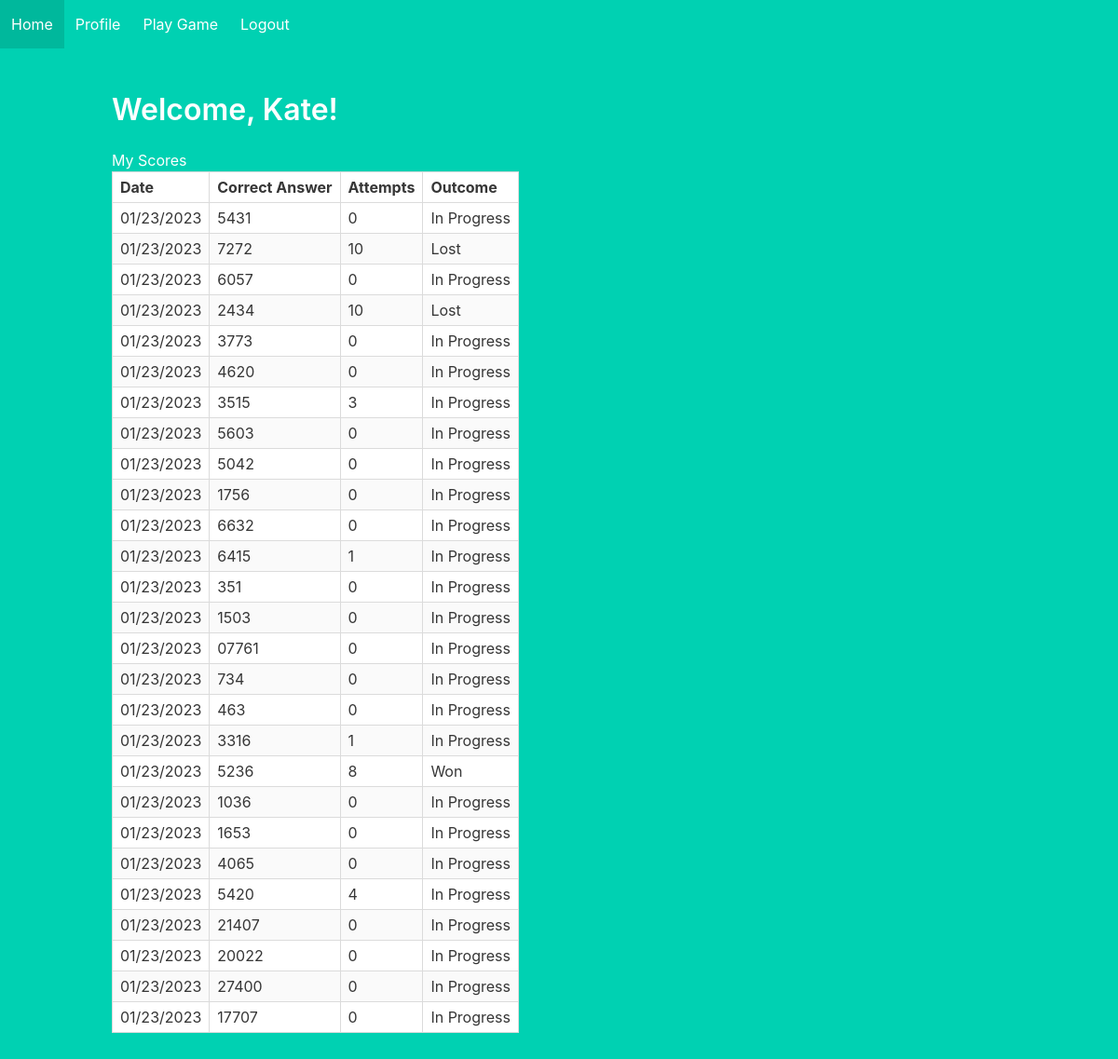
The app's page /profile (signed in) with its own data.
### project/models.py (models this page shows)
class User(UserMixin, db.Model):
    id = db.Column(db.Integer, primary_key=True) # primary keys are required by SQLAlchemy
    email = db.Column(db.String(100), unique=True)
    password = db.Column(db.String(100))
    name = db.Column(db.String(1000))
    current_game = db.Column(db.Integer)

class CurrentGame(db.Model):
	id = db.Column(db.Integer, primary_key=True)# primary keys are required by SQLAlchemy
	date = db.Column(db.String(100))
	correct_answer = db.Column(db.String(100))
	user_email = db.Column(db.String(100))
	status = db.Column(db.String(100))
	attempt = db.Column(db.Integer)
	max_attempts = db.Column(db.Integer)

### project/main.py (the view)
@main.route('/profile')
@login_required
def profile():
	game_records = CurrentGame.query.filter_by(user_email= current_user.email)
	return render_template('profile.html', name=current_user.name, game_records=game_records)

### project/__init__.py (called while the page is built)
def create_app():
    app = Flask(__name__)
    app.config['SECRET_KEY'] = 'secret-key-goes-here'
    app.config['SQLALCHEMY_DATABASE_URI'] = 'sqlite:///db.sqlite'
    db.init_app(app)
    db.init_app(app)
    login_manager = LoginManager()
    login_manager.login_view = 'auth.login'
    login_manager.init_app(app)
    from .models import User
    @login_manager.user_loader
    def load_user(user_id):
        return User.query.get(int(user_id))
    from . import models
    with app.app_context():
        db.create_all()
    from .auth import auth as auth_blueprint
    app.register_blueprint(auth_blueprint)
    from .main import main as main_blueprint
    app.register_blueprint(main_blueprint)
    return app

### project/templates/profile.html
{% extends "base.html" %}
{% block content %}
<h1 class="title">
  Welcome, {{ name }}!
</h1>
<h1 id="scores">
	My Scores
</h1>
 	<table id="data" class="table is-bordered is-striped is-narrow is-hoverable">
    <thead>
      <tr>
        <th>Date</th>
        <th>Correct Answer</th>
        <th>Attempts</th>
        <th>Outcome</th>
      </tr>
    </thead>
    <tbody>
      {% for n in game_records %}
        <tr>
          <td>{{ n.date }}</td>
          <td>{{ n.correct_answer }}</td>
          <td>{{ n.attempt }}</td>
          <td>{{ n.status }}</td>
        </tr>
      {% endfor %}
    </tbody>
  </table>
{% endblock %}

### project/templates/base.html (shortened to what this page needs)
<!DOCTYPE html>
<html>
<head>
    <link rel="stylesheet" href="https://cdnjs.cloudflare.com/ajax/libs/bulma/0.7.2/css/bulma.min.css" />
</head>
<body>
    <section class="hero is-primary is-fullheight">
        <div class="hero-head">
            <nav class="navbar">
                    <div class="navbar-brand">
                            <a href="{{ url_for('main.index') }}" class="navbar-item">
                                Home
                            </a>
                             {% if current_user.is_authenticated %}
    <a href="{{ url_for('main.profile') }}" class="navbar-item">
        Profile
    </a>
    <a href="{{ url_for('main.game_menu') }}" class="navbar-item">
        Play Game
    </a>
    {% endif %}
    {% if current_user.is_authenticated %}
    <a href="{{ url_for('auth.logout') }}" class="navbar-item">
        Logout
    </a>
    {% endif %}
                        </div>
                    </div>
        <div class="hero-body">
            <div class="container">
               {% block content %}
               {% endblock %}
            </div>
        </div>
    </section>
</body>
</html>

### records on screen
User: name "Kate"
CurrentGame: date "01/23/2023", correct_answer "5431", attempt "0", status "In Progress"
CurrentGame: date "01/23/2023", correct_answer "7272", attempt "10", status "Lost"
CurrentGame: date "01/23/2023", correct_answer "6057", attempt "0", status "In Progress"
CurrentGame: date "01/23/2023", correct_answer "2434", attempt "10", status "Lost"
CurrentGame: date "01/23/2023", correct_answer "3773", attempt "0", status "In Progress"
CurrentGame: date "01/23/2023", correct_answer "4620", attempt "0", status "In Progress"
CurrentGame: date "01/23/2023", correct_answer "3515", attempt "3", status "In Progress"
CurrentGame: date "01/23/2023", correct_answer "5603", attempt "0", status "In Progress"
CurrentGame: date "01/23/2023", correct_answer "5042", attempt "0", status "In Progress"
CurrentGame: date "01/23/2023", correct_answer "1756", attempt "0", status "In Progress"
CurrentGame: date "01/23/2023", correct_answer "6632", attempt "0", status "In Progress"
CurrentGame: date "01/23/2023", correct_answer "6415", attempt "1", status "In Progress"
CurrentGame: date "01/23/2023", correct_answer "351", attempt "0", status "In Progress"
CurrentGame: date "01/23/2023", correct_answer "1503", attempt "0", status "In Progress"
CurrentGame: date "01/23/2023", correct_answer "07761", attempt "0", status "In Progress"
CurrentGame: date "01/23/2023", correct_answer "734", attempt "0", status "In Progress"
CurrentGame: date "01/23/2023", correct_answer "463", attempt "0", status "In Progress"
CurrentGame: date "01/23/2023", correct_answer "3316", attempt "1", status "In Progress"
CurrentGame: date "01/23/2023", correct_answer "5236", attempt "8", status "Won"
CurrentGame: date "01/23/2023", correct_answer "1036", attempt "0", status "In Progress"
CurrentGame: date "01/23/2023", correct_answer "1653", attempt "0", status "In Progress"
CurrentGame: date "01/23/2023", correct_answer "4065", attempt "0", status "In Progress"
CurrentGame: date "01/23/2023", correct_answer "5420", attempt "4", status "In Progress"
CurrentGame: date "01/23/2023", correct_answer "21407", attempt "0", status "In Progress"
CurrentGame: date "01/23/2023", correct_answer "20022", attempt "0", status "In Progress"
CurrentGame: date "01/23/2023", correct_answer "27400", attempt "0", status "In Progress"
CurrentGame: date "01/23/2023", correct_answer "17707", attempt "0", status "In Progress"
